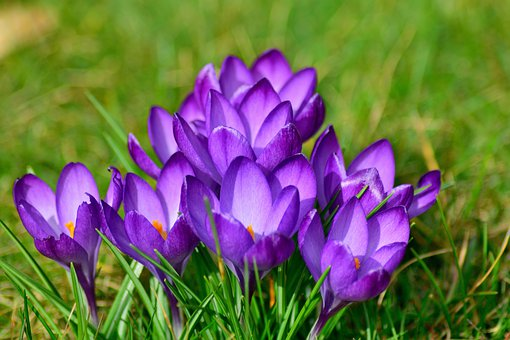
#> input picture Python/OpenCV/Photos/flower.jpg, 510 x 340 px
$ python negative_image.py
#> lines starting #> are read from the running program, lines starting #| are printed output that depends on the picture
import matplotlib.pyplot as plt
import cv2 as cv
import numpy as np

def neg_img(im):
    h, w = im.shape
    newImg = np.zeros([h, w]).astype(np.uint8)
    for i in range(h):
        for j in range(w):
            newImg[i][j] = 255 - im[i][j]
    return newImg


im = cv.imread('Photos/flower.jpg', 0)
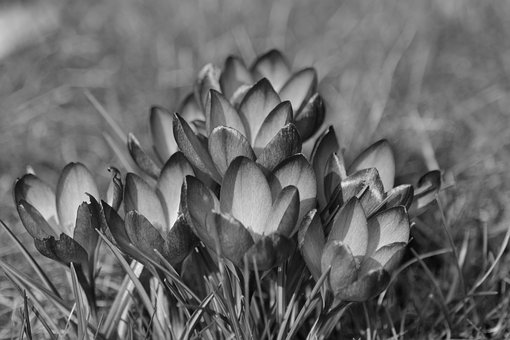
#> im: shape (340, 510); min 0, max 255, mean 105
negIm = neg_img(im)
#> after the loop in neg_img, `for i in range(h):`:
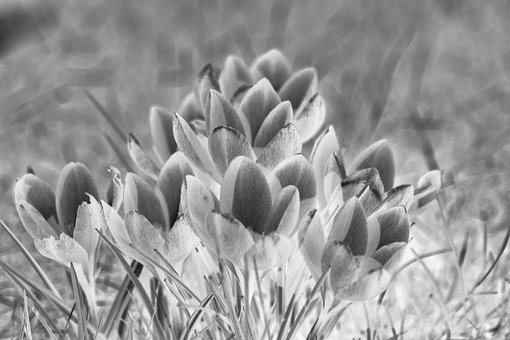
#> newImg: shape (340, 510); min 0, max 255, mean 150
fig, axs = plt.subplots(1, 2)
axs[0].imshow(im)
axs[0].set_title('Original Image')
axs[1].imshow(negIm)
axs[1].set_title('Negative Image')
plt.waitforbuttonpress()
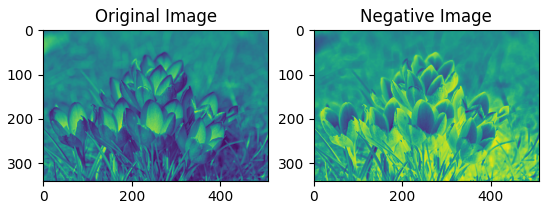
#> figure drawn by matplotlib, 2 panels

$ run again, with Python/OpenCV/Photos/landscape.jpg copied over Python/OpenCV/Photos/flower.jpg
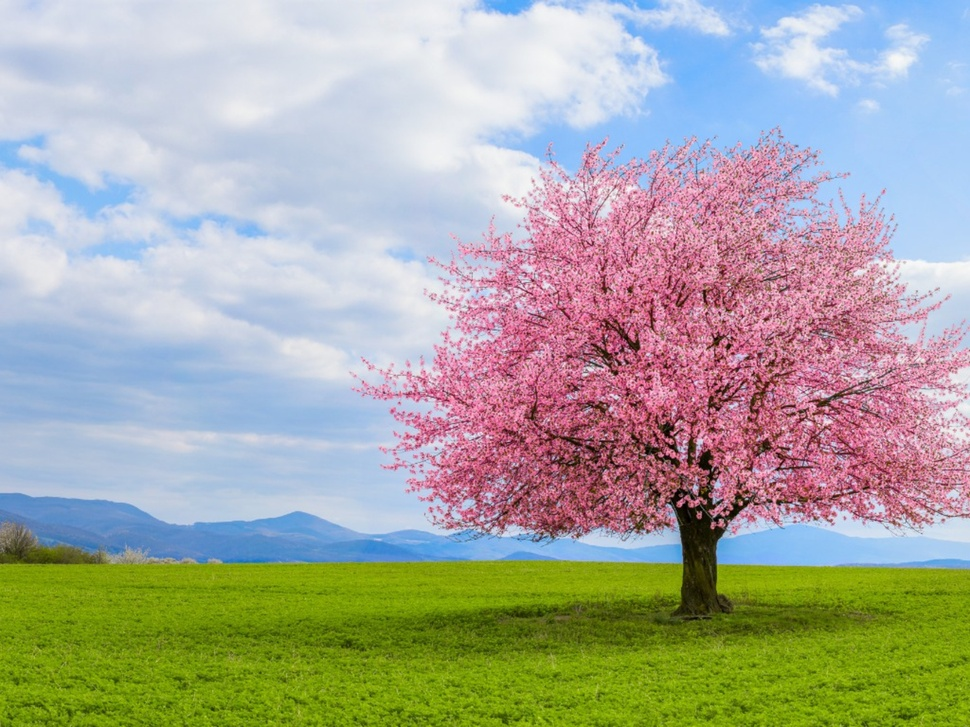
#> input picture Python/OpenCV/Photos/landscape.jpg, 970 x 727 px, shrunk from 1600 x 1200 before the run
#> after the loop in neg_img, `for i in range(h):`:
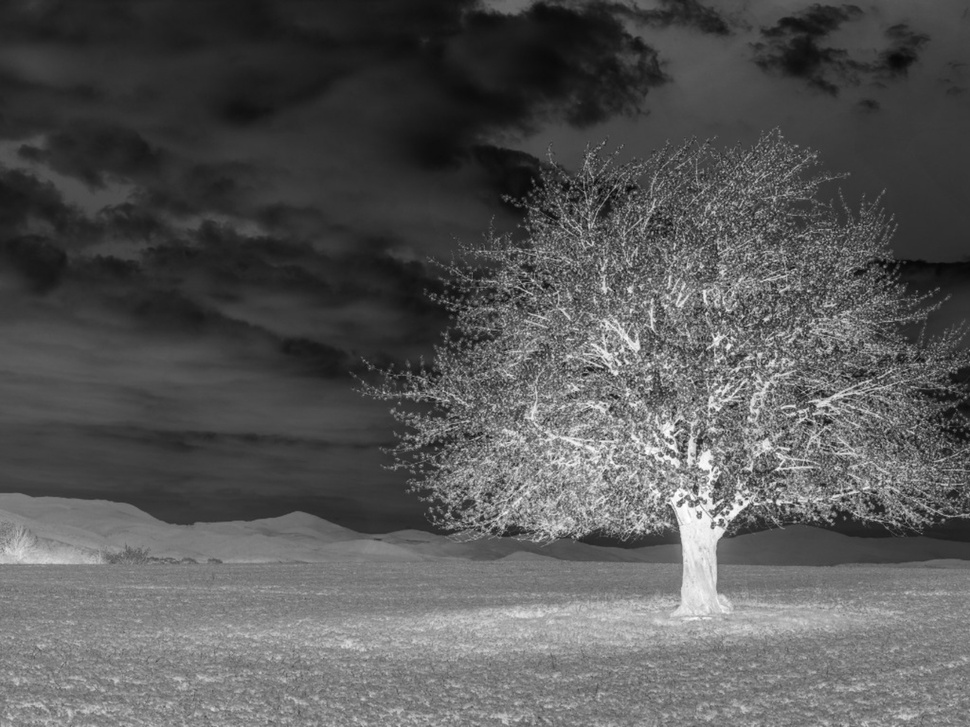
#> newImg: shape (727, 970); min 4, max 255, mean 87.3
#> `plt.waitforbuttonpress()`:
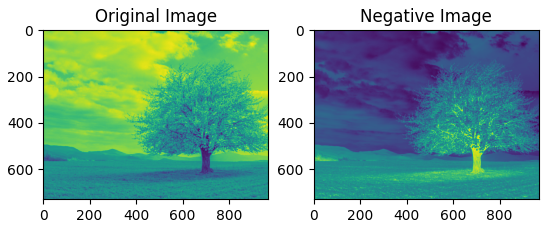
#> figure drawn by matplotlib, 2 panels
